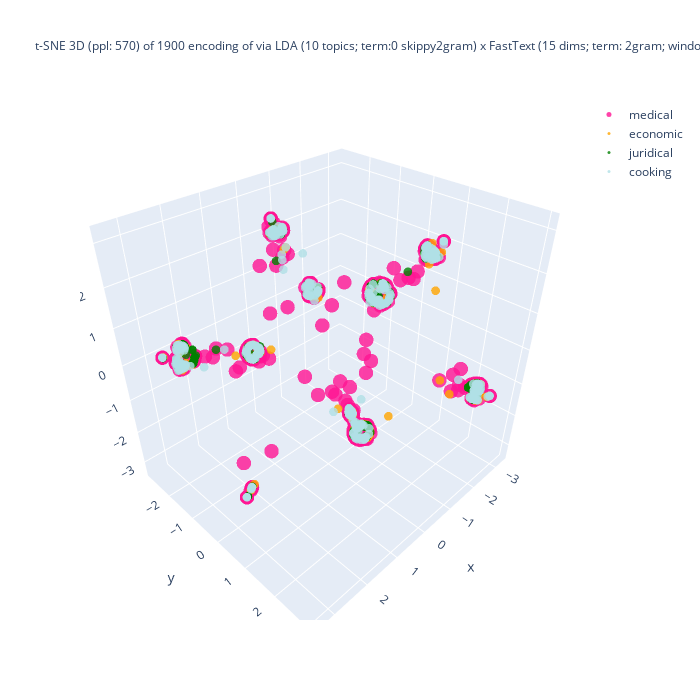

Source (notebook cell):
### Code cell
%%capture --no-display

## Plotlyを使って tSNE の結果の可視化 (3D)
import plotly.graph_objects as go
import numpy as np
#
domain_ids = set(plot_df['domain_id'])
reverse_domain_list = False
if reverse_domain_list:
    domain_ids = sorted(domain_list, reverse = True)
## layered/traced drawing
fig = go.Figure()
for domain_id in domain_ids:
    # set marker size of the target domain
    if domain_id == [ k for k, v in domain_mapping.items() if v == target_domain ][0]:
        size_val = 5
    else:
        size_val = 3
    part = plot_df[ plot_df['domain_id'] == domain_id ]
    color = colormap[domain_id]
    print(f"color: {color}")
    fig.add_trace(
        go.Scatter3d(
            x = part['D1'], y = part['D2'], z = part['D3'],
            name = domain_mapping[domain_id],
            mode = 'markers',
            marker = dict(size = size_val, opacity = 0.8),
            #marker_colorscale = list(colormap.values()),
            marker_color = color,
            showlegend = True
        )
    )

## 3D 散布図にラベルを追加する処理は未実装
df_size = len(df)
if use_UMAP:
    title_header = f"UMAP 3D (metric: {umap_metric}; {umap_n_neighbors} neighbors; min dist: {umap_min_dist}) of {df_size} encodings via\n"
else:
    title_header = f"t-SNE 3D (ppl: {doc_perplexity_val}) of {df_size} encoding of via\n"
if use_FastText:
    if use_LDA:
        title_body = f"LDA ({n_topics} topics; term:0 {lda_term_type}) x FastText ({ft_n_dims} dims; term: {ft_term_type}; window: {ft_window_size})"
    else:
        title_body = f"FastText ({ft_n_dims} dims; term: {ft_term_type}; window: {ft_window_size})"
else:
    title_body = f"LDA ({n_topics} topics; term: {lda_term_type})"
#
title_val = title_header + title_body
fig.update_layout(title = dict(text = title_val, font_size = 12), autosize = False, width = 700, height = 700)
fig.show()

### Figure 1 — Plotly figure (JSON) as saved in the notebook; plotly's stock layout.template omitted (floating-point values rounded to 4 significant figures; data arrays with more than 128 entries replaced by an {"elided": "..."} marker saying what was removed)
{"data": [{"marker": {"color": "deeppink", "opacity": 0.8, "size": 5}, "mode": "markers", "name": "medical", "showlegend": true, "type": "scatter3d", "x": {"elided": "500 float values"}, "y": {"elided": "500 float values"}, "z": {"elided": "500 float values"}}, {"marker": {"color": "orange", "opacity": 0.8, "size": 3}, "mode": "markers", "name": "economic", "showlegend": true, "type": "scatter3d", "x": {"elided": "400 float values"}, "y": {"elided": "400 float values"}, "z": {"elided": "400 float values"}}, {"marker": {"color": "green", "opacity": 0.8, "size": 3}, "mode": "markers", "name": "juridical", "showlegend": true, "type": "scatter3d", "x": {"elided": "500 float values"}, "y": {"elided": "500 float values"}, "z": {"elided": "500 float values"}}, {"marker": {"color": "powderblue", "opacity": 0.8, "size": 3}, "mode": "markers", "name": "cooking", "showlegend": true, "type": "scatter3d", "x": {"elided": "500 float values"}, "y": {"elided": "500 float values"}, "z": {"elided": "500 float values"}}], "layout": {"autosize": false, "height": 700, "title": {"font": {"size": 12}, "text": "t-SNE 3D (ppl: 570) of 1900 encoding of via\nLDA (10 topics; term:0 skippy2gram) x FastText (15 dims; term: 2gram; window: 5)"}, "width": 700}}
